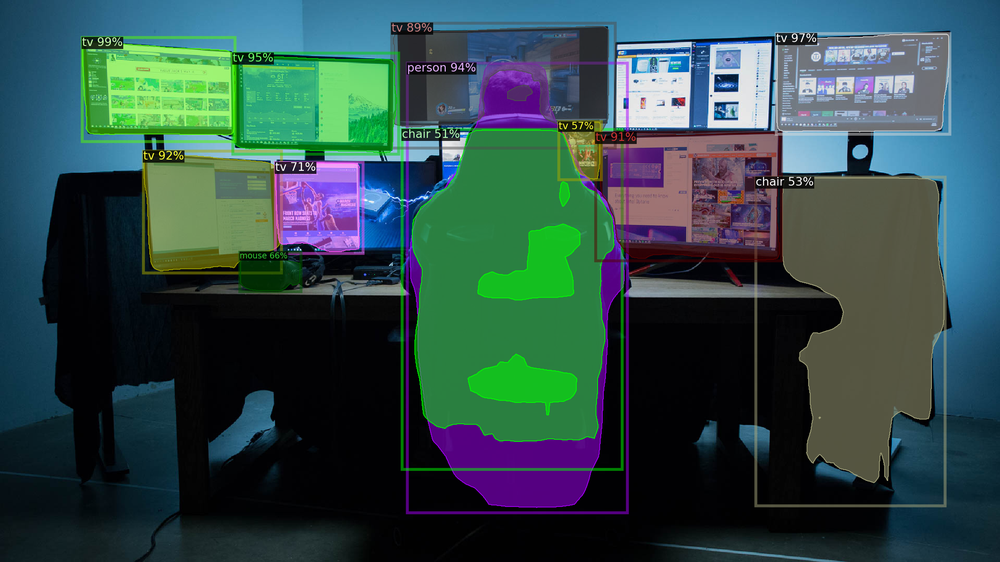
#> input picture research/screenDetectionCaseStudy/detectron2-classified.png, 1000 x 562 px, shrunk from 2304 x 1296 before the run, given in place of the camera
$ python pipeline.py
#> lines starting #> are read from the running program, lines starting #| are printed output that depends on the picture; after the words box and inside, x2 and y2 are one past the last pixel; in counts of white or black regions, pixels touching at a corner belong together
### cv/detection/webcam_source.py
from typing import Tuple
import cv2
import numpy as np
from video_source import VideoSource


class WebcamSource(VideoSource):
    """Concrete implementation of VideoSource for webcam input."""

    def __init__(self, camera_id: int = 0):
        self.camera_id = camera_id
        self.cap = cv2.VideoCapture(camera_id)

        if not self.cap.isOpened():
            raise ValueError(f"Failed to open camera {camera_id}")

    def read(self) -> Tuple[bool, np.ndarray]:
        return self.cap.read()
#> in run, frame is the input picture: shape (562, 1000, 3); mean B, G, R 74.6, 75.5, 48.8

    def release(self) -> None:
        self.cap.release()

### cv/detection/edge_detector.py
import cv2
import numpy as np
from detector import Detector

class EdgeDetector(Detector):
    """Concrete implementation of edge detection using Canny."""

    def __init__(self, low_threshold: int = 100, high_threshold: int = 200):
        self.low_threshold = low_threshold
        self.high_threshold = high_threshold

    def detect(self, frame: np.ndarray) -> np.ndarray:
        # Convert to grayscale
        gray = cv2.cvtColor(frame, cv2.COLOR_BGR2GRAY)
        # Apply Gaussian blur
        blurred = cv2.GaussianBlur(gray, (5, 5), 0)
        # Detect edges
        edges = cv2.Canny(gray, self.low_threshold, self.high_threshold)
        return edges

### cv/detection/pipeline.py
from typing import Any, List

import cv2
import numpy as np
from video_source import VideoSource
from webcam_source import WebcamSource
from detector import Detector
from edge_detector import EdgeDetector

class Pipeline:
    """Main pipeline class that orchestrates the video processing."""

    def __init__(self, video_source: VideoSource):
        self.video_source = video_source
        self.detectors: List[Detector] = []

    def add_detector(self, detector: Detector) -> None:
        """Add a detector to the pipeline."""
        self.detectors.append(detector)

    def remove_detector(self, detector_idx: int) -> None:
        """Remove a detector from the pipeline."""
        if 0 <= detector_idx < len(self.detectors):
            self.detectors.pop(detector_idx)

    def process_frame(self, frame: np.ndarray) -> List[Any]:
        """Process a single frame through all detectors.

        Args:
            frame (np.ndarray): Input frame

        Returns:
            List[Any]: List of detection results from each detector
        """
        results = [frame]
        for detector in self.detectors:
            result = detector.detect(frame)
            results.append(result)
#> this loop made 1 pass
#> pass 1, in detect, `gray = cv2.cvtColor(frame, cv2.COLOR_BGR2GRAY)`:
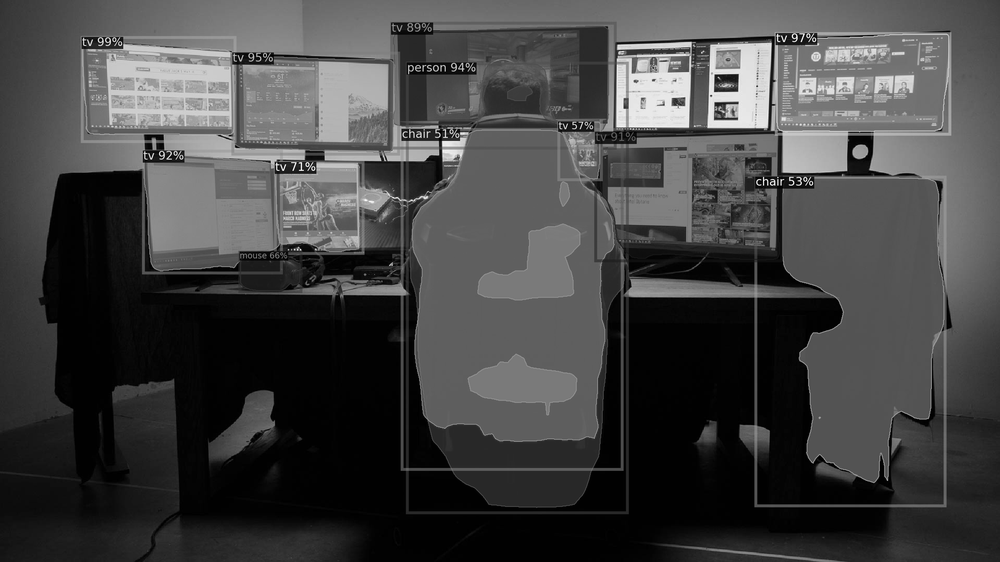
#> gray: shape (562, 1000); min 0, max 255, mean 67.4
#> pass 1, in detect, `edges = cv2.Canny(gray, self.low_threshold, self.high_threshold)`:
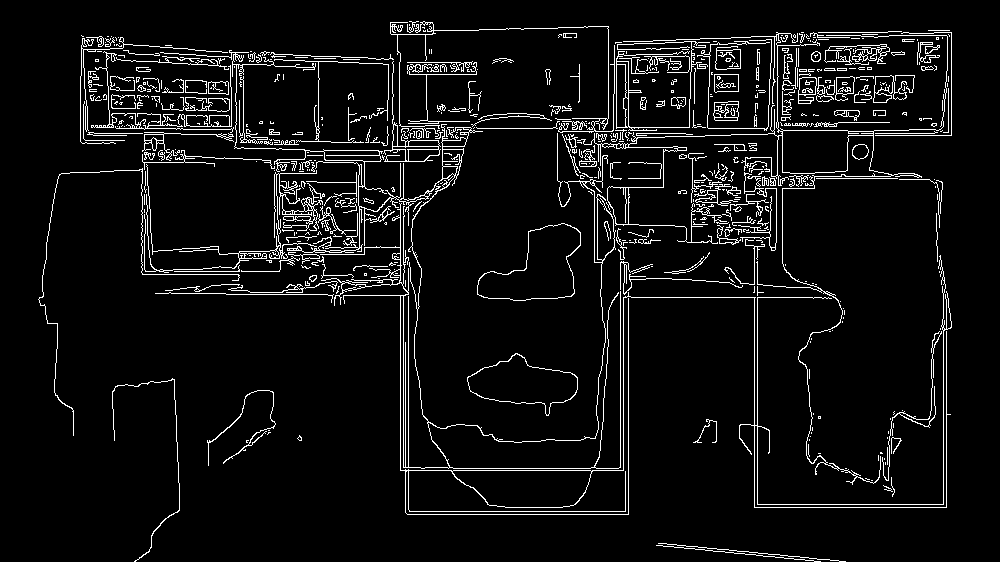
#> edges: shape (562, 1000); 6.1% white in thin lines or dots, all inside (x1, y1, x2, y2) = (38, 21, 952, 562)
#> after the loop, results = 2 items
        return results

    def run(self, display: bool = True) -> None:
        """Run the pipeline on the video source.

        Args:
            display (bool): Whether to display the processed frames
        """
        try:
            while True:
                ret, frame = self.video_source.read()
                if not ret:
                    break

                results = self.process_frame(frame)
#> results = 2 items

                if display:
                    # Display results - customize based on detector outputs
                    for result in results:
                        if isinstance(result, np.ndarray):  # For edge detection
                            cv2.imshow('Edges', result)
#> this loop made 2 passes
                        # Add more visualization logic for other detector types

                if cv2.waitKey(1) & 0xFF == ord('q'):
#> (key q is pressed here)
                    break

        finally:
            self.video_source.release()
            cv2.destroyAllWindows()

def main():
    # Initialize video source
    video_source = WebcamSource(0)

    # Create pipeline
    pipeline = Pipeline(video_source)

    # Add edge detector
    edge_detector = EdgeDetector(low_threshold=100, high_threshold=200)
    pipeline.add_detector(edge_detector)

    # Add YOLO detector (commented out for now)
    # yolo_detector = YOLODetector("path/to/model")
    # pipeline.add_detector(yolo_detector)

    # Run pipeline
    pipeline.run()

if __name__ == "__main__":
    main()
